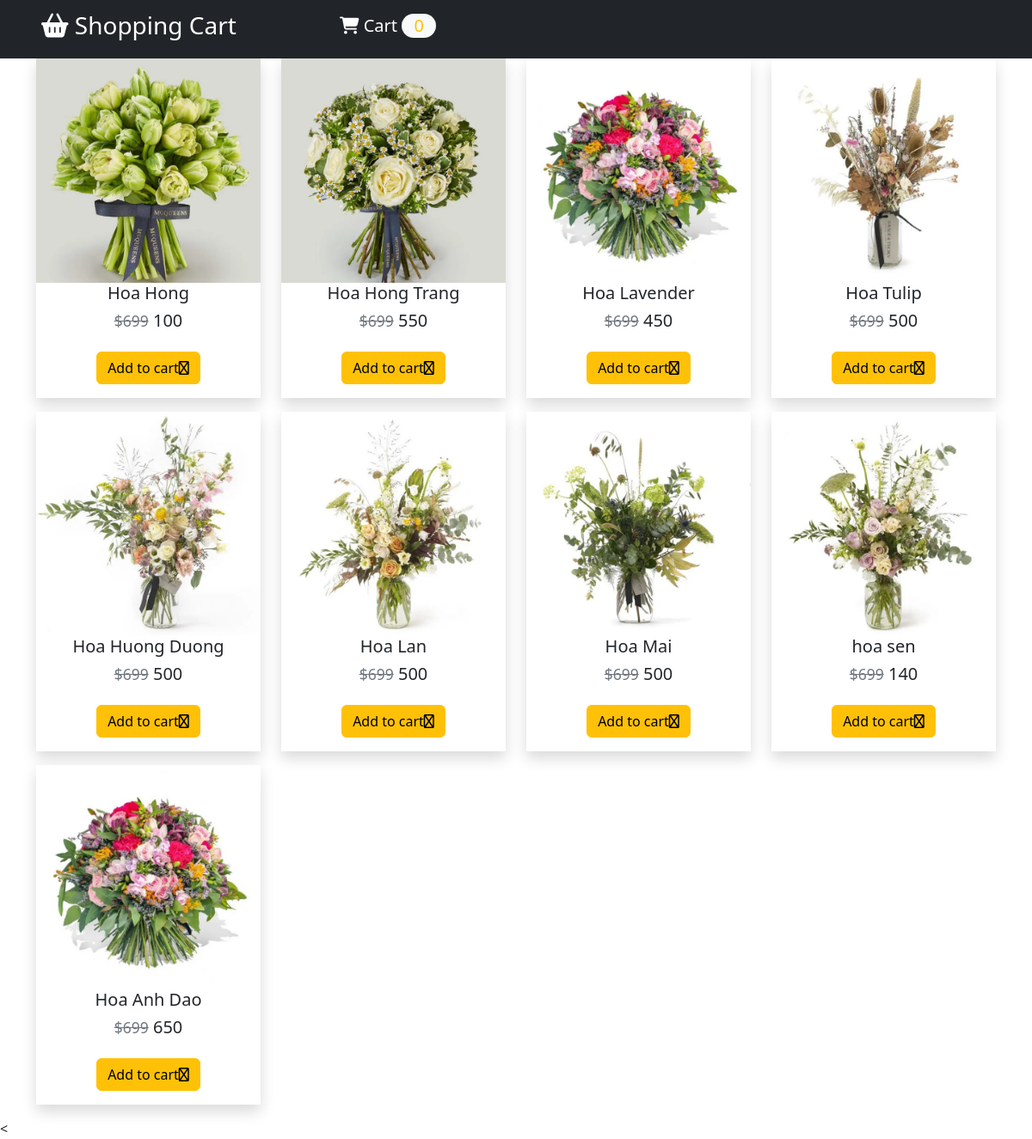
Screenshot of /cart/index.php with the database file from the repository.
### tables this page shows
CREATE TABLE `products` (
  `id_pd` int(11) NOT NULL,
  `name` varchar(255) NOT NULL,
  `price` varchar(255) NOT NULL,
  `image` varchar(500) NOT NULL,
  `node` varchar(255) NOT NULL,
  `id_danhmuc` int(11) NOT NULL
);

### cart/component.php (the view, shortened to what this page needs)
<?php
function component($product_name,$product_price,$product_img,$product_id){
    $element = "
    <div class=\"col-md-3 col-sm-6-my-3-my-md-0\">
            <form action=\"index.php\" method =\"post\">
                <div class=\"cart shadow\">
                    <div>
                        <img src=\"../../website/module/quanlysanpham/uploaded_img/$product_img\" alt=\"Hoa\" class=\"img-fluid card-img-top\">
                    </div>
                    <div class=\"cart body\">
                        <h5 class=\"cart-title\">$product_name</h5>
                    </div>
                    <h5>
                        <small><s class=\"text-secondary\">$699</s></small>
                        <span class=\"price\">$product_price</span>
                    </h5>
                    <button type=\"submit\" class=\"btn btn-warning my-3\" name=\"add\">Add to cart<i class=\"fa-regular fa-cart-shopping\"></i></button>
                    <input type='hidden' name='product_id' value='$product_id'>
                </div>
            </form>
    </div>
    ";
echo $element;
}
?>

### cart/header.php (shortened to what this page needs)
<header id="header">
    <nav class="navbar navbar-expand-lg navbar-dark bg-dark">
        <a href="index.php" class="navbar-brand">
            <h3 class="px-5"><i class="fas fa-shopping-basket"></i> Shopping Cart</h3>
        </a>
        <div class="collapse navbar-collapse" id="navbarNavAltMarkup">
            <div class="navbar-nav">
                <a href="cart.php" class="nav-item nav-link active">
                    <h5 class="px-5 cart">
                        <i class="fas fa-shopping-cart"></i> Cart
                        <?php
                        if (isset($_SESSION['cart'])){
                            $count = count($_SESSION['cart']);
                            echo "<span id=\"cart_count\" class=\"text-warning bg-light\">$count</span>";
                        }else{
                            echo "<span id=\"cart_count\" class=\"text-warning bg-light\">0</span>";
                        }
                        ?>
                    </h5>
                </a>
            </div>
        </div>
    </nav>
</header>

### cart/index.php (shortened to what this page needs)
<?php
include ('../../website/cart/component.php');
include ('../admin/connect.php');
?>
<?php include("../../website/cart/header.php");?>
<!DOCTYPE html>
<html lang="en">
<head>
<link href="https://cdn.jsdelivr.net/npm/bootstrap@5.2.2/dist/css/bootstrap.min.css" rel="stylesheet">
<link rel="stylesheet" href="cart.css">
</head>
<body>
<div class="container">
    <div class="row text-center py 5">
        <?php
        $sql = "SELECT * FROM products";
            $result = mysqli_query($mysqli, $sql);
            while ($row = mysqli_fetch_array($result)){
                component($row['name'], $row['price'], $row['image'], $row['id_pd']);
            }
        ?>
    </div>
</div>
< <script src="https://cdn.jsdelivr.net/npm/bootstrap@5.2.2/dist/js/bootstrap.bundle.min.js"></script>
</body>
</html>

### cart/cart.css (style rules this page uses)
img { max-width: 100%; height: auto; background: radial-gradient(white 30%, lightblue 70%); }
#cart_count { text-align: center; padding: 0 0.9rem 0.1rem 0.9rem; border-radius: 3rem; }

### rows the page displays
products: image (picture), name "Hoa Hong", price "100"
products: image (picture), name "Hoa Hong Trang", price "550"
products: image (picture), name "Hoa Lavender", price "450"
products: image (picture), name "Hoa Tulip", price "500"
products: image (picture), name "Hoa Huong Duong", price "500"
products: image (picture), name "Hoa Lan", price "500"
products: image (picture), name "Hoa Mai", price "500"
products: image (picture), name "hoa sen", price "140"
products: image (picture), name "Hoa Anh Dao", price "650"
